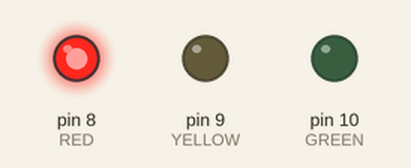
Recording of a sketch running on a simulated Arduino Uno, built with avr-gcc and run on an emulated ATmega328P. On the bench: output pins drawn as LEDs (lit = HIGH).

Above: at 2.0 s.
At 4.5 s:
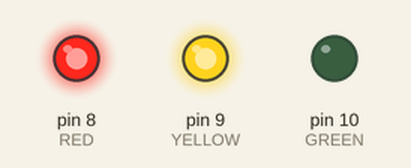
At 7.0 s:
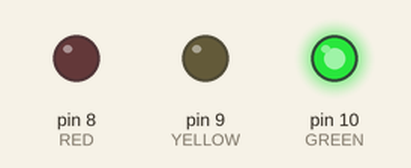
At 9.7 s:
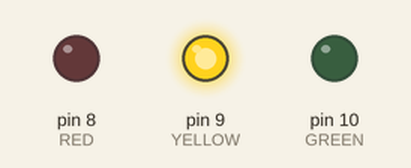
Timing chart, 0 to 13.7 s (numbered marks = the images above):
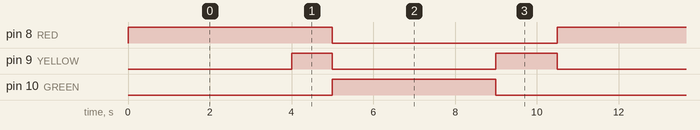

The sketch:

traffic_light.ino
```cpp
// Traffic Light Simulation using millis() (non-blocking)
const int RED = 8, YELLOW = 9, GREEN = 10;

enum State { S_RED, S_RED_YELLOW, S_GREEN, S_YELLOW };
State state = S_RED;

unsigned long t0 = 0;
const unsigned long T_RED = 4000;
const unsigned long T_RED_YELLOW = 1000;
const unsigned long T_GREEN = 4000;
const unsigned long T_YELLOW = 1500;

void setLights(bool r, bool y, bool g) {
  digitalWrite(RED, r);
  digitalWrite(YELLOW, y);
  digitalWrite(GREEN, g);
}

void setup() {
  pinMode(RED, OUTPUT);
  pinMode(YELLOW, OUTPUT);
  pinMode(GREEN, OUTPUT);
  setLights(true, false, false);
  t0 = millis();
}

void loop() {
  unsigned long now = millis();
  switch(state) {
    case S_RED:
      if (now - t0 >= T_RED) {
        state = S_RED_YELLOW; t0 = now; setLights(true, true, false);
      }
      break;
    case S_RED_YELLOW:
      if (now - t0 >= T_RED_YELLOW) {
        state = S_GREEN; t0 = now; setLights(false, false, true);
      }
      break;
    case S_GREEN:
      if (now - t0 >= T_GREEN) {
        state = S_YELLOW; t0 = now; setLights(false, true, false);
      }
      break;
    case S_YELLOW:
      if (now - t0 >= T_YELLOW) {
        state = S_RED; t0 = now; setLights(true, false, false);
      }
      break;
  }
}
```

Measured:
- by itself, pin 8 (RED): alternates HIGH for 5.0 s and LOW for 5.5 s
- by itself, pin 9 (YELLOW): repeats every 10.5 s: LOW 4.0 s, HIGH 1.5 s, LOW 4.0 s, HIGH 1.0 s
- by itself, pin 10 (GREEN): alternates HIGH for 4.0 s and LOW for 6.5 s
